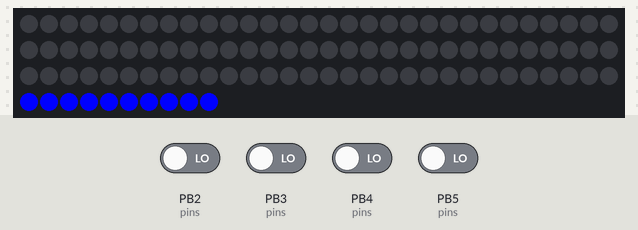
Recording of a sketch running on a simulated ATtiny85, built with avr-gcc and run on an emulated ATtiny85. Parts: 100 RGB LEDs in strip order, left to right, continuing on the next row. The inputs (shaded band) are chosen by the test bench; at power-on: PB2 (pins), PB3 (pins), PB4 (pins), PB5 (pins) LOW.

Above: at 0.4 s.

The sketch:

musica_v6.ino
```cpp
/*
 * Use an Arduino Leonardo.
 * This sketch is meant to be used with an Adafruit DotStarLED strip.
 * TODO: documentation here.
 * TODO: adda method to turn off all LEDs when a standby message is received
 */

// SWITCH STUFF /////////////////////////////////////////
#define NKEYS 10
#include "ButtonDebounce.h"

const int pins[] = {18, 19, 20, 21, 22, 2, 3, 4, 5, 6};

struct key
{
  uint8_t pin;
  uint8_t id;
  // debouncing utility
  unsigned long delay;
  unsigned long lastDebounceTime;
  int lastStateBtn;
} keys[ NKEYS ];


String temp;
uint8_t key_index = 0;
uint8_t c_red   = 0;
uint8_t c_green = 0;
uint8_t c_blue  = 0;
bool bSendSerial = false;
bool bReadyToReleaseAll = true;

// LEDs /////////////////////////////////////////////////
#include "Adafruit_DotStar.h"
#include <SPI.h>

#define NUMPIXELS 100 // Number of LEDs in strip
const int PPK = 10; //PIXELS PER KEY

// Here's how to control the LEDs from any two pins:
#define DATAPIN    8
#define CLOCKPIN   7
Adafruit_DotStar strip = Adafruit_DotStar(NUMPIXELS, DATAPIN, CLOCKPIN, DOTSTAR_BGR);
// GREEN, RED, BLUE
uint8_t r, g, b = 0;

// ANIMATORS ////////////////////////////////////////////
#include "Limulo_Animator.h"

const int FADEIN_TIME = 250;
const int FADEOUT_TIME = 100;
// the following is a factor to correct the overall brightness
const float BRIGHTNESS = 250;

struct ledblock
{
  Animator_ASR asr;
  float rawAmp;
  uint8_t intAmp;
  uint8_t head, tail; // indexes of first/last pixel of the block
  uint8_t in, out; // indexes of the first/last pixel of the raised cosine animation
  uint8_t pivot;
  uint8_t r;
  uint8_t g;
  uint8_t b;
};
ledblock blocks[NKEYS];

// DEBUG STUFF //////////////////////////////////////////
bool DEBUG = false;

// DEBOUNCING UTILITY ///////////////////////////////////////////////////////////////
void button_update( int i )
{
  // if the debounce time has not been passed, return
  if( (millis() - keys[i].lastDebounceTime) < keys[i].delay ) return;
  keys[i].lastDebounceTime = millis();
  // get the button status
  int btnState = digitalRead( keys[i].pin );
  // if the status has not changed, return
  if(btnState == keys[i].lastStateBtn) return;
  // if we are here it means the current status of the button
  // (after the debouncing time is changed!
  keys[i].lastStateBtn = btnState;

  if( !btnState )
  {
    if( bReadyToReleaseAll ){ releaseAll(); };
    blocks[i].asr.triggerAttack();
    if( bSendSerial )
    {
      printAllKeys();
      bReadyToReleaseAll = false;
      //Serial.print(keys[i].id); Serial.print("-");
      //Serial.print(keys[i].lastStateBtn); Serial.println(";");
    }
  }
  else
  {
    blocks[i].asr.triggerRelease();
    if( bSendSerial)
    {
      printAllKeys();
      //Serial.print(keys[i].id); Serial.print("-");
      //Serial.print(keys[i].lastStateBtn); Serial.println(";");
    }
  }
}


// SETUP //////////////////////////////////////////////////////////////////////////////
void setup()
{
  Serial.begin(9600);

  // SWITCHES STUFF ///////////////////////////////////////////////////////////////////
  // initilise the switches
  for(int i=0; i<NKEYS; i++)
  {
    keys[i].pin = pins[i];
    pinMode( keys[i].pin, INPUT );
    keys[i].id = i;
    keys[i].delay = 50;
    keys[i].lastDebounceTime = 0;
    keys[i].lastStateBtn = HIGH;

  }

  // ANIMATORS STUFF //////////////////////////////////////////////////////////////////
  for(int i=0; i<NKEYS; i++)
  {
    blocks[i].asr.init(FADEIN_TIME, FADEOUT_TIME);
    blocks[i].tail = i*PPK;
    blocks[i].head = blocks[i].tail + PPK - 1;
    blocks[i].rawAmp = 0.0;
    blocks[i].intAmp = 0;
    setColor(i, 0x00, 0x00, 0xFF);
  }

  // LEDs STUFF ///////////////////////////////////////////////////////////////////////
  strip.begin(); // Initialize pins for output


  // set colors
//  setColor(0,   0,  27, 229);
//  setColor(1,   0, 127, 321);
//  setColor(2,   0, 230, 234);
//  setColor(3,   0, 237, 139);
//  setColor(4,   0, 240,  37);
//  setColor(5,  66, 243,   0);
//  setColor(6, 173, 246,   0);
//  setColor(7, 249, 215,   0);
//  setColor(8, 252, 108,   0);
//  setColor(9, 255,   0,   0);

  for(int i=0; i<NKEYS; i++)
  {
    setColor(i, 0,0, 255);
  }


  // set every pixel to sleep
  for(int i=0; i<NKEYS; i++)
  {
    for(int j=0; j<PPK; j++)
    {
      strip.setPixelColor(blocks[i].tail+j, r, g, b);
    }
  }
  strip.setBrightness( BRIGHTNESS );
  // Turn all LEDs off ASAP
  strip.show();
}


// LOOP ///////////////////////////////////////////////////////////////////////////////
void loop()
{
  // get serial information
  getSerialData();

  // read the buttons
  for(int i=0; i<NKEYS; i++)
  {
    button_update(i);
  }
  // Animators & LEDs stuff
  if(DEBUG) Serial.println();
  for(int i=0; i<NKEYS; i++)
  {
    //r = g = b = 0x00;

    blocks[i].asr.update();
    blocks[i].rawAmp = blocks[i].asr.getY();
    // better to square the 0.0 - 1.0 value in order to get a smoother transition
    blocks[i].rawAmp = blocks[i].rawAmp * blocks[i].rawAmp;
    blocks[i].intAmp = 255.0*blocks[i].rawAmp;
    if(DEBUG) { Serial.print( blocks[i].rawAmp );Serial.print(" "); }
    if(DEBUG) { Serial.print( blocks[i].intAmp );Serial.print(" "); }
    //if(DEBUG) {Serial.print( blocks[i].asr.getState() );Serial.print("\t");}
    if(DEBUG) { blocks[i].asr.printState();Serial.print("\t"); }
    r = blocks[i].rawAmp * blocks[i].r;
    g = blocks[i].rawAmp * blocks[i].g;
    b = blocks[i].rawAmp * blocks[i].b;
    for(int j=0; j<PPK; j++)
    {
      strip.setPixelColor(blocks[i].tail+j, r, g, b );
    }
  }
  //if(DEBUG) Serial.println();
  strip.show();

  delay(10);
}


// OTHER STUFF //////////////////////////////////////////////////////////////////////
void releaseAll()
{
  for(int i=0; i<NKEYS; i++)
  {
    blocks[i].asr.triggerRelease();
  }
}


// PRINT ALL KEYS STATUS ////////////////////////////////////////////////////////////
void printAllKeys()
{
  for(int i=0; i<NKEYS; i++)
  {
    Serial.print( keys[i].lastStateBtn );
  }
  Serial.println(";");
}


// SET COLOR ////////////////////////////////////////////////////////////////////////
void setColor(uint16_t i, uint8_t r, uint8_t g, uint8_t b)
{
  blocks[i].r = r;
  blocks[i].g = g;
  blocks[i].b = b;
}


// SERIAL DATA //////////////////////////////////////////////////////////////////////
void getSerialData()
{
  while (Serial.available() > 0)
  {
    char c = Serial.read();
    // the message from VVVV is finished
    if (c == ';')
    {
      //Serial.print( temp );
      //Serial.print( " - " );
      //Serial.println( temp.length() );
      if (temp.length() == NKEYS )
      {
        bReadyToReleaseAll = true;
        for(int i=0; i<NKEYS; i++)
        {
          if(temp[i] == '1')
          {
            //Serial.print(i);
            //Serial.println(" ATTACK;");
            blocks[i].asr.triggerAttack();
          }
          else if(temp[i] == '0')
          {
            //Serial.print(i);
            //Serial.println(" RELEASE;");
            blocks[i].asr.triggerRelease();
          }
        }
        temp = "";
      }
      else if( temp.length() == 1 )
      {
        if (temp[0] == '1')
        {
          bSendSerial = true;
          temp = "";
        }
        else if (temp[0] == '0')
        {
          bSendSerial = false;
          temp = "";
        }
        else
        {
          temp = "";
        }
      }
      else
      {
        temp = "";
      }
    }
    else
    {
      // if the message from VVVV is not finished yet,
      // append character to 'temp' string
      temp += c;
    }
  }
}

/*
void getSerialData()
{
  if(Serial.available()) {
    char user_input = Serial.read(); // Read user input and trigger appropriate function

    if( user_input == '1' )
    {
      bSendSerial = true;
    }
    else if( user_input == '0' )
    {
      bSendSerial = false;
    }
  }
}
*/
```

ButtonDebounce.cpp
```cpp
#include "Arduino.h"
#include "ButtonDebounce.h"

ButtonDebounce::ButtonDebounce(int pin, unsigned long delay){
  pinMode(pin, INPUT_PULLUP);
  _pin = pin;
  _delay = delay;
  _lastDebounceTime = 0;
  _lastStateBtn = HIGH;
}

bool ButtonDebounce::isTimeToUpdate(){
  return (millis() - _lastDebounceTime) > _delay;
}

void ButtonDebounce::update(){
  if(!isTimeToUpdate()) return;
  _lastDebounceTime = millis();
  int btnState = digitalRead(_pin);
  if(btnState == _lastStateBtn) return;
  _lastStateBtn = btnState;
  if(this->callback) this->callback(_lastStateBtn);
}

int ButtonDebounce::state(){
  return _lastStateBtn;
}

void ButtonDebounce::setCallback(BTN_CALLBACK){
  this->callback = callback;
}
```

ButtonDebounce.h
```cpp
/*
  ButtonDebounce.h - Library for Button Debounce.
  Created by Maykon L. Capellari, September 30, 2017.
  Released into the public domain.
*/
#ifndef ButtonDebounce_h
#define ButtonDebounce_h

#include "Arduino.h"

#define BTN_CALLBACK void (*callback)(int)

class ButtonDebounce{
  private:
    int _pin;
    unsigned long _delay;
    unsigned long _lastDebounceTime;
    int _lastStateBtn;
    BTN_CALLBACK;
    bool isTimeToUpdate();
  public:
    ButtonDebounce(int pin, unsigned long delay);
    void update();
    int state();
    void setCallback(BTN_CALLBACK);
};

#endif
```

Limulo_Animator.cpp
```cpp
#include "Limulo_Animator.h"


// Set attack and release time in millisecond
// default are attack time (t_1) = 10ms and
// release time (t_2) = 500ms
void Animator_ASR::init( int t_1, int t_2 ) {
	t1 = t_1>0.0?t_1:10;
	t2 = t_2>0.0?t_2:500;
	state = QUIET;
}

void Animator_ASR::update()
{
	if(state == ATTACK)
	{
		dt = millis() - st;
    // TODO: insert a check here in order to prevent
    // cases where 'dt' become grater than t1.
    // Update st accordingly.
    //if( dt < 0 )
    //  Serial.println("ERROR");
		y =  (1.0*dt)/t1;
		if(y > 1.0)
		{
			y = 1.0;
			state = SUSTAIN;
		}
	}
	else if( state == RELEASE )
	{
		dt = millis() - st;
    // TODO: insert a check here in order to prevent
    // cases where 'dt' become grater than t2.
    // Update st accordingly.
		y =  1.0 - ( (1.0*dt)/t2 );
    if(y < 0.0)
		{
			y = 0.0;
			state = QUIET;
		}
	}
}

void Animator_ASR::triggerAttack()
{
	if(state == SUSTAIN)
	{
		return;
	}
	else if(state == QUIET)
	{
		st = millis();
	}
//	TODO: consider an attack trigger in the released phase.
//  this is not necessary. The release phase can be interrupted
//  abruptly when an new attack comes in.
//	else if(state == RELEASE)
//	{
//	}


	state = ATTACK;
	st = millis();
}


void Animator_ASR::triggerRelease()
{
	if(state == QUIET)
	{
		return;
	}
	else if(state == SUSTAIN)
	{
		st = millis();
	}
	else if (state == ATTACK)
	{
    // mind the fact that st must be a 'long' in order not to
    // fill the data container too fast.
		st = long( millis()*(1+((1.0*t2)/t1)) - t2*(1 + ((1.0*st)/t1)) );
	}
	state = RELEASE;
}

float Animator_ASR::getY()
{
	return y;
}

int Animator_ASR::getState()
{
	return state;
}


// remember:
//const int QUIET = -1;
//const int ATTACK  = 0;
//const int SUSTAIN  = 1;
//const int RELEASE = 2;
void Animator_ASR::printState()
{
  switch(state) {
    case QUIET:
      Serial.print("QUIET");
      break;
    case ATTACK:
      Serial.print("ATTACK");
      break;
    case SUSTAIN:
      Serial.print("SUSTAIN");
      break;
    case RELEASE:
      Serial.print("RELEASE");
      break;
    default:
      break;
  }
}
```

Limulo_Animator.h
```cpp
// (licence header left out)
#ifndef _LIMULO_ANIMATOR
#define _LIMULO_ANIMATOR
#include "Arduino.h"

class Animator_ASR
{
public:
	Animator_ASR() {};

	void init( int t_1, int t_2 );
  void update();
  void triggerAttack();
  void triggerRelease();
  float getY();
	int getState();
  void printState();


private:

  // note that time variables must be
  // long in order to store great values.
	int t1, t2;  // t attack, t release
	long dt;      // delta time
	long st;      // start time

  // states
  enum {
    QUIET = -1,
    ATTACK,
    SUSTAIN,
    RELEASE
  } state;

  float y;
};
#endif
```
